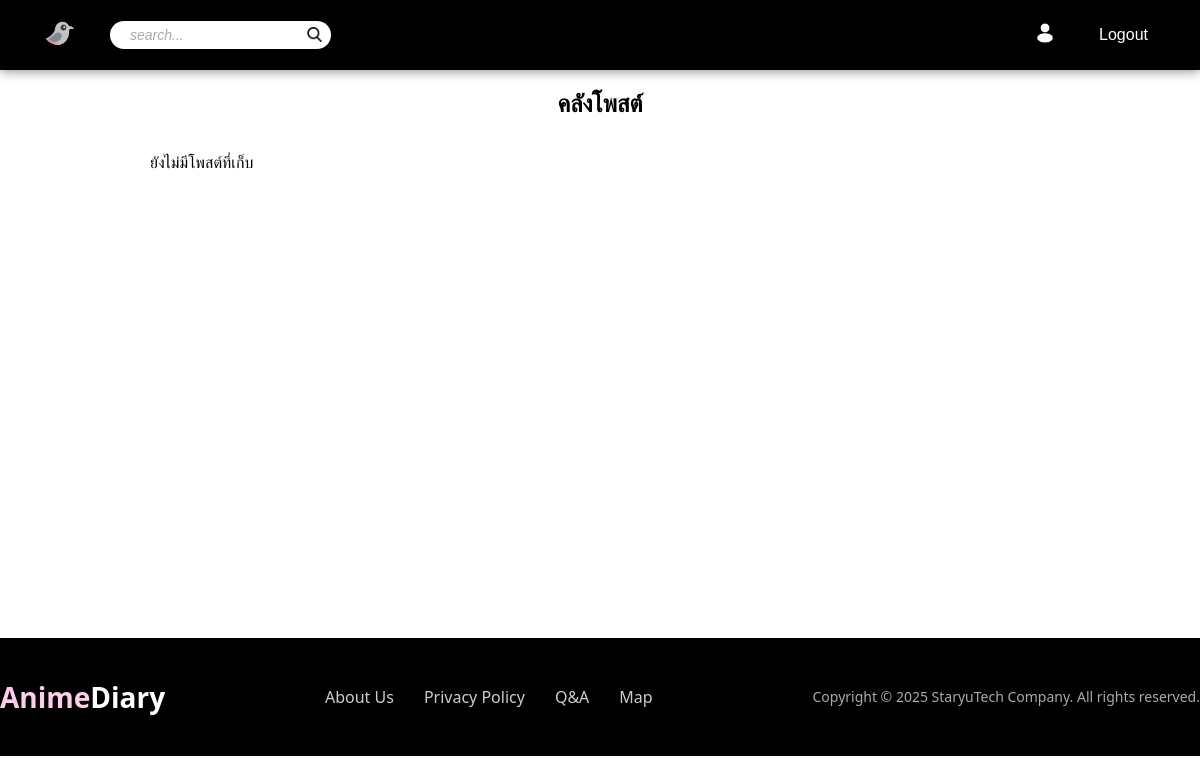
Page /users/archive/ (signed in) on the earlier database version.
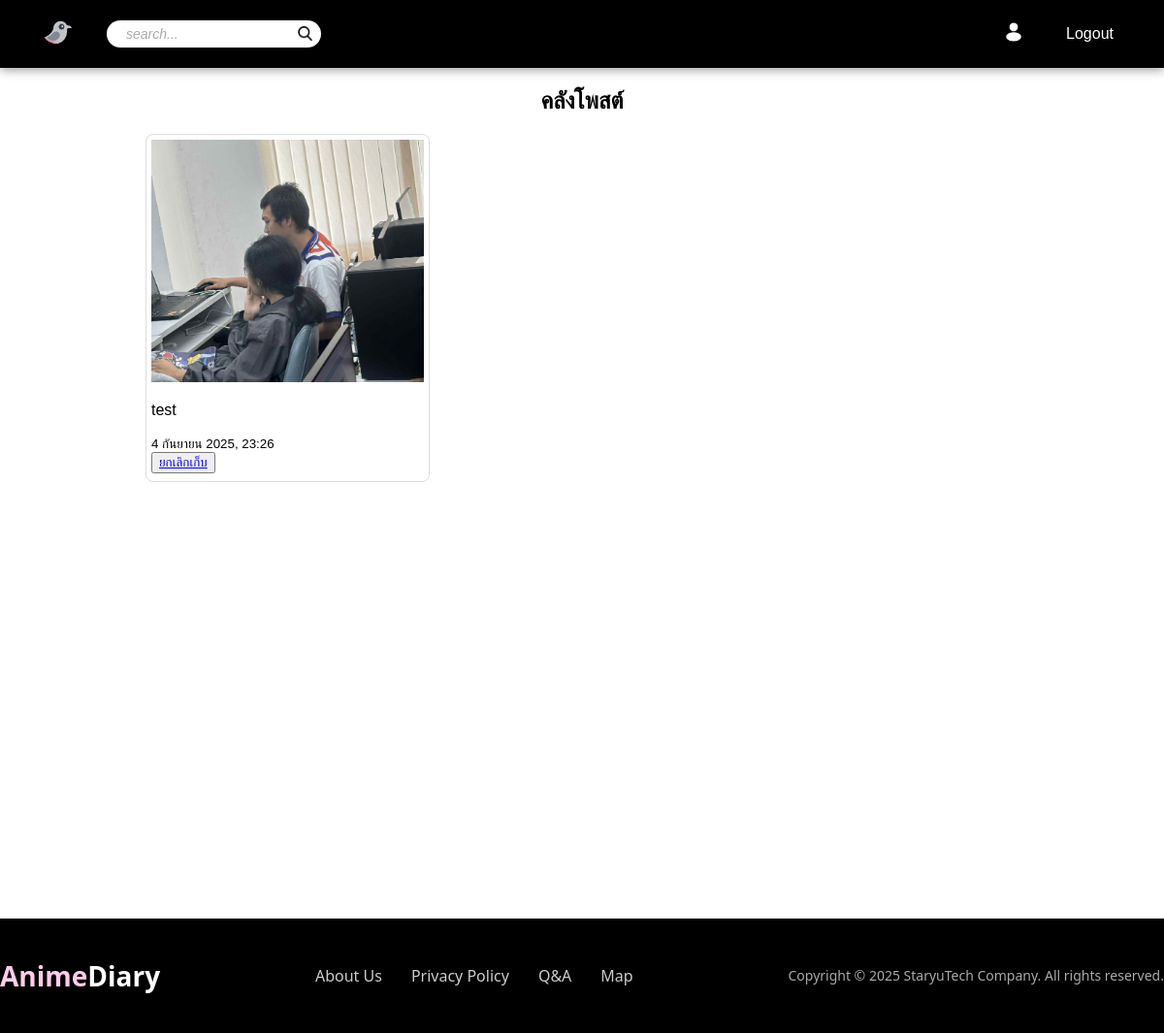
Same page on the later database version.
### app_users/models.py (models this page shows, shortened)
class Post(models.Model):
    user = models.ForeignKey(User, on_delete=models.CASCADE, related_name="posts")
    content = models.TextField(blank=True)  # ข้อความ optional
    image = models.ImageField(upload_to="post_images/", blank=True, null=True)  # รูป optional
    created_at = models.DateTimeField(auto_now_add=True)
    name = models.CharField(max_length=100, blank=True, null=True)
    score = models.IntegerField(default=0)
    STATE_CHOICES = [
        ("watching", "Watching"),
        ("finished", "Finished")
    ]
    state = models.CharField(
        max_length=20,
        choices=STATE_CHOICES,
        default="watching"  # ค่าเริ่มต้น
    )
    is_archived = models.BooleanField(default=False)

### app_users/views.py (the view)
# urls.py: path("archive/", views.archive_list, name="archive_list"),
@login_required
def archive_list(request):
    posts = Post.objects.filter(user=request.user, is_archived=True).order_by('-created_at')
    return render(request, "account/archive_list.html", {"posts": posts})

### app_users/templates/account/archive_list.html (shortened to what this page needs)
{% extends 'app_general/components/base.html' %}
{% load static %}
{% block content %}
<h2>คลังโพสต์</h2>
<div class="posts-grid">
    {% for post in posts %}
        <div class="post-item">
            {% if post.image %}
                <img src="{{ post.image.url }}" alt="Post">
            {% endif %}
            <p>{{ post.name }}</p>
            <small>{{ post.created_at }}</small>
            <div class="pp">
                <button class="btn btn-secondary btn-sm">
                    <a href="{% url 'post_unarchive' post.id %}">
                    ยกเลิกเก็บ
                    </a>
                </button>
            </div>
        </div>
    {% empty %}
        <p>ยังไม่มีโพสต์ที่เก็บ</p>
    {% endfor %}
</div>
<div class="space" style="height: 400px;"></div>
{% endblock %}

Differences in the rows shown:
now on this page (row edited): Post: image (picture), name "test", created_at "4 กันยายน 2025, 23:26"
Other differences:
text no longer shown: "ยังไม่มีโพสต์ที่เก็บ"
